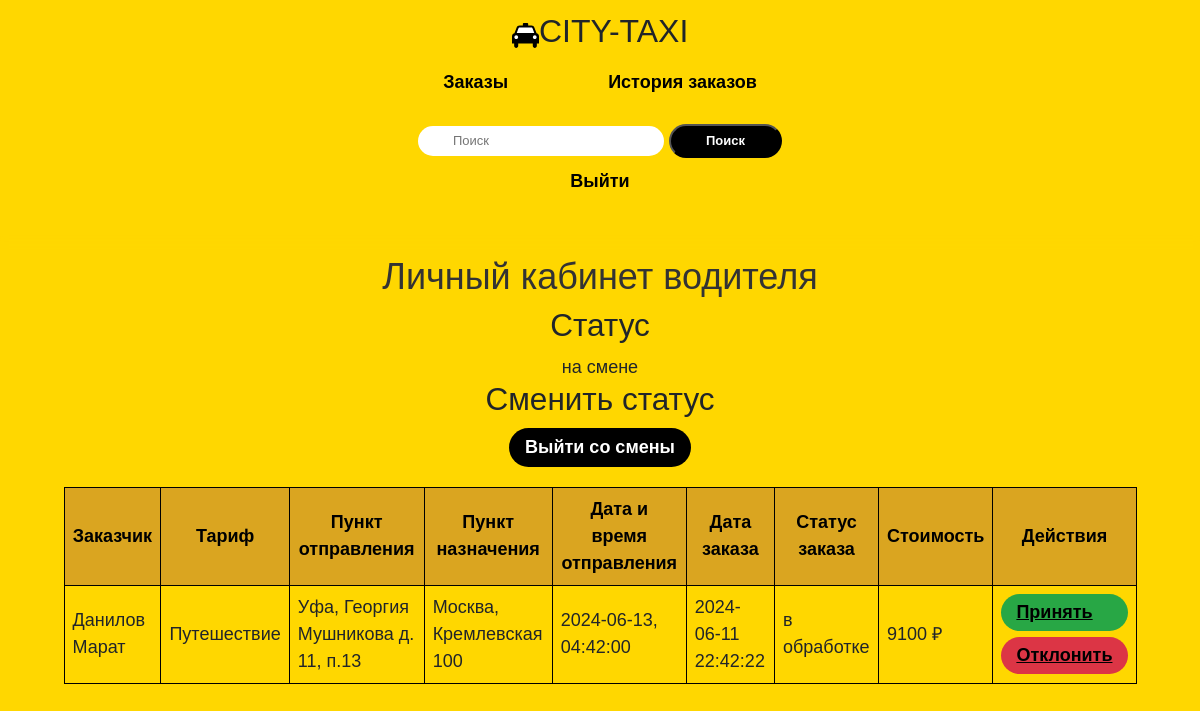
Page /drivers/driver.php (signed in) on the committed database.
### tables this page shows
CREATE TABLE `drivers` (
  `id` int NOT NULL,
  `id_cars` int NOT NULL,
  `surname_driver` text NOT NULL,
  `name_driver` text NOT NULL,
  `patronymic_driver` text NOT NULL,
  `age` int NOT NULL,
  `experience` int NOT NULL,
  `driver_license` text NOT NULL,
  `password` text NOT NULL,
  `status_driver` text NOT NULL,
  `date_reg` datetime NOT NULL DEFAULT CURRENT_TIMESTAMP,
  `status_work` text NOT NULL,
  `id_role` int NOT NULL
);

CREATE TABLE `orders` (
  `id_order` int NOT NULL,
  `id_user` int NOT NULL,
  `id_drivers` int NOT NULL,
  `id_tarifs` int NOT NULL,
  `point_A` text NOT NULL,
  `id_city` int NOT NULL,
  `street` text NOT NULL,
  `order-travel` date NOT NULL,
  `price_all` int NOT NULL,
  `order-date` datetime NOT NULL DEFAULT CURRENT_TIMESTAMP,
  `time-travel` time NOT NULL,
  `status_ord` text NOT NULL
);

CREATE TABLE `users` (
  `id` int NOT NULL,
  `surname` varchar(85) NOT NULL,
  `name` varchar(85) NOT NULL,
  `login` varchar(80) NOT NULL,
  `email` text NOT NULL,
  `password` varchar(30) DEFAULT NULL,
  `address` text NOT NULL,
  `reg-time` datetime NOT NULL DEFAULT CURRENT_TIMESTAMP,
  `status` enum('активен','заблокирован') NOT NULL,
  `id_role` int NOT NULL
);

CREATE TABLE `tarifs` (
  `id` int NOT NULL,
  `picture_tarif` text NOT NULL,
  `title_tarif` text NOT NULL,
  `description_tarif` text NOT NULL,
  `price_tarif` int NOT NULL,
  `status_tarif` text NOT NULL
);

CREATE TABLE `city` (
  `id_city` int NOT NULL,
  `name_city` text NOT NULL,
  `price_travel` int NOT NULL
);

### drivers/driver.php (the view, shortened to what this page needs)
<?php
$driverID = $_SESSION['driver'];
?>
<!DOCTYPE html>
<html lang="en">
<head>
    <link rel="stylesheet" href="https://cdn.jsdelivr.net/npm/bootstrap@5.2.0-beta1/dist/css/bootstrap.min.css">
    <link rel='stylesheet' type='text/css' media='screen' href='../design/css/main.css'>
    <link rel='stylesheet' type='text/css' media='screen' href='../design/css/driver.css'>
</head>
<body style="background-color:gold; ">
    <?php include "../includes/nav.php"; ?>
    <center style="font-size: larger;">
        <h2>Личный кабинет водителя</h2>
        <div class="container">
            <div class="status-section">
                <h3>Статус</h3>
                <?php
                include "../database/connectDB.php";
                $driverSql = "SELECT status_work FROM drivers WHERE id = $driverID";
                $result = $connect->query($driverSql);
                if ($result->num_rows > 0) {
                    $row = $result->fetch_assoc();
                    $status = $row['status_work'];
                    echo "<p>{$status}</p>";
                } else {
                    echo "<p>Статус не определен</p>";
                }
                ?>
            </div>
            <div class="change-status-section">
                <h3>Сменить статус</h3>
                <form method="post" action="update_status.php">
                    <?php
                    if ($status == 'на смене') {
                        echo "<button type='submit' class='btn btn-primary' name='change_status' value='off'>Выйти со смены</button>";
                    } else {
                        echo "<button type='submit' class='btn btn-primary' name='change_status' value='on'>Выйти на смену</button>";
                    }
                    ?>
                </form>
            </div>
            <div class="orders-section">
                <?php
                $sql = "SELECT * FROM orders JOIN users ON orders.id_user = users.id
                JOIN drivers ON orders.id_drivers = drivers.id
                JOIN tarifs ON orders.id_tarifs = tarifs.id
                JOIN city ON orders.id_city = city.id_city
                WHERE status_ord = 'в обработке' AND status_work = 'на смене'";
                $result = $connect->query($sql);
                if ($result->num_rows > 0) {
                    if ($status == 'на смене') {
                        echo "<table class='orders-table'>";
                        echo "<thead>";
                        echo "<tr><th>Заказчик</th><th>Тариф</th><th>Пункт отправления</th><th>Пункт назначения</th><th>Дата и время отправления</th><th>Дата заказа</th><th>Статус заказа</th><th>Стоимость</th><th>Действия</th></tr>";
                        echo "</thead>";
                        echo "<tbody>";
                        while ($row = $result->fetch_assoc()) {
                            echo "<tr>";
                            echo "<td>{$row['surname']} {$row['name']}</td>";
                            echo "<td>{$row['title_tarif']}</td>";
                            echo "<td>{$row['point_A']}</td>";
                            echo "<td>{$row['name_city']}, {$row['street']}</td>";
                            echo "<td>{$row['order-travel']}, {$row['time-travel']}</td>";
                            echo "<td>{$row['order-date']}</td>";
                            echo "<td>{$row['status_ord']}</td>";
                            echo "<td>{$row['price_all']} ₽</td>";
                            echo "<td>";
                            echo "<a href='accept-order.php?id={$row['id_order']}&action=accept' class='accept-order-btn'>Принять</a>";
                            echo "<a href='reject-order.php?id={$row['id_order']}&action=reject' class='reject-order-btn'>Отклонить</a>";
                            echo "</td>";
                            echo "</tr>";
                        }
                        echo "</tbody>";
                        echo "</table>";
                    } else {
                        echo "<h1>Вы не на смене.</h1>";
                    }
                } else {
                    echo "<h1>Заказов нет.</h1>";
                }
                ?>
            </div>
        </div>
    </center>
</body>
</html>

### design/css/main.css (style rules this page uses)
* { transition: all 0.6s ease-in-out; -webkit-transition: all 0.6s ease-in-out; -moz-transition: all 0.6s ease-in-out; -ms-transition: all 0.6s ease-in-out; -o-transition: all 0.6s ease-in-out; }
@media (min-width:768px) and (max-width: 1599px) { #tarif-card h1, p { margin: 0%; } }
@media (min-width:768px) and (max-width: 1599px) { .btn-primary { background: #000; padding: 5px 15px; border-radius: 50px; border: 1px solid #ffea8100; text-decoration: none; color: white; font-weight: 800; transition: all 0.6s ease-in-out; } }

### design/css/driver.css (style rules this page uses)
body { background-color: gold; font-family: Arial, sans-serif; text-align: center; background-color: #f7f7f7; margin: 0; padding: 0; }
* { transition: all 0.6s ease-in-out; font-size: large; }
h2 { color: #333; margin-top: 20px; }
@media (min-width: 768px) and (max-width: 1599px) { .orders-section { display: flex; justify-content: center; flex-direction: column; max-width: 1200px; margin: 0 auto; padding: 20px; } }
@media (min-width: 768px) and (max-width: 1599px) { .orders-table { width: 100%; border-collapse: collapse; } }
@media (min-width: 768px) and (max-width: 1599px) { .orders-table th, .orders-table td { text-align: left; padding: 8px; border: 1px solid black; } }
@media (min-width: 768px) and (max-width: 1599px) { .orders-table th { background-color: goldenrod; color: black; text-align: center; } }
@media (min-width: 768px) and (max-width: 1599px) { .accept-order-btn, .reject-order-btn { display: flex; flex-direction: column; padding: 5px 15px; font-size: 1rem; border-radius: 25px; cursor: pointer; border: none; outline: none; } }
@media (min-width: 768px) and (max-width: 1599px) { .accept-order-btn { background-color: #28a745; color: black; font-weight: 900; margin-bottom: 6px; } }
@media (min-width: 768px) and (max-width: 1599px) { .reject-order-btn { background-color: #dc3545; color: black; font-weight: 900; } }

### design/css/nav.css (style rules this page uses)
* { transition: all 0.6s ease-in-out; }

### rows in the picture
drivers: status_work "на смене"
orders: id_user.surname "Данилов", id_user.name "Марат", id_tarifs.title_tarif "Путешествие", point_A "Уфа, Георгия Мушникова д. 11, п.13", id_city.name_city "Москва", street "Кремлевская 100", value "2024-06-13", value "04:42:00", value "2024-06-11 22:42:22", status_ord "в обработке", price_all "9100"
